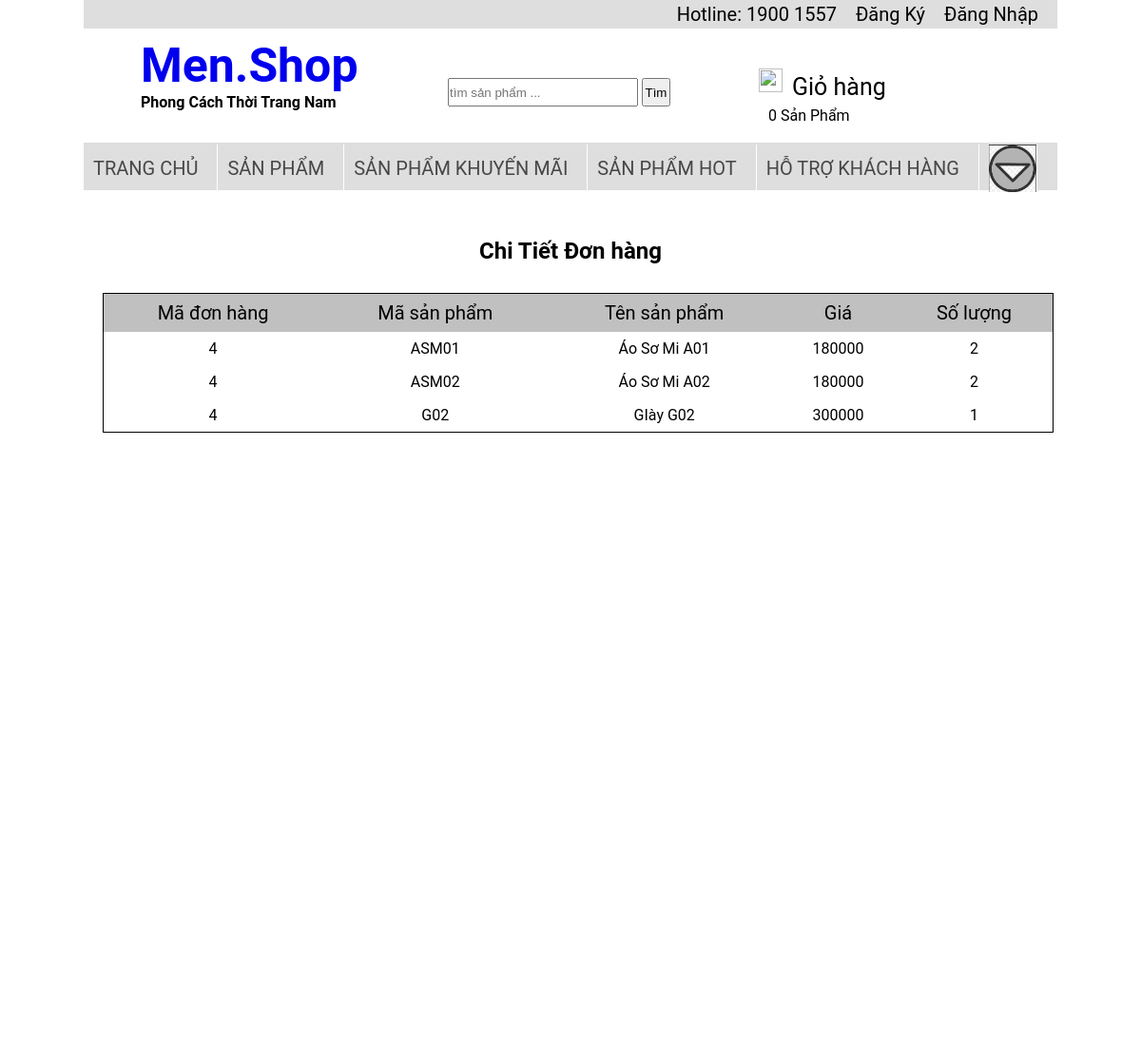
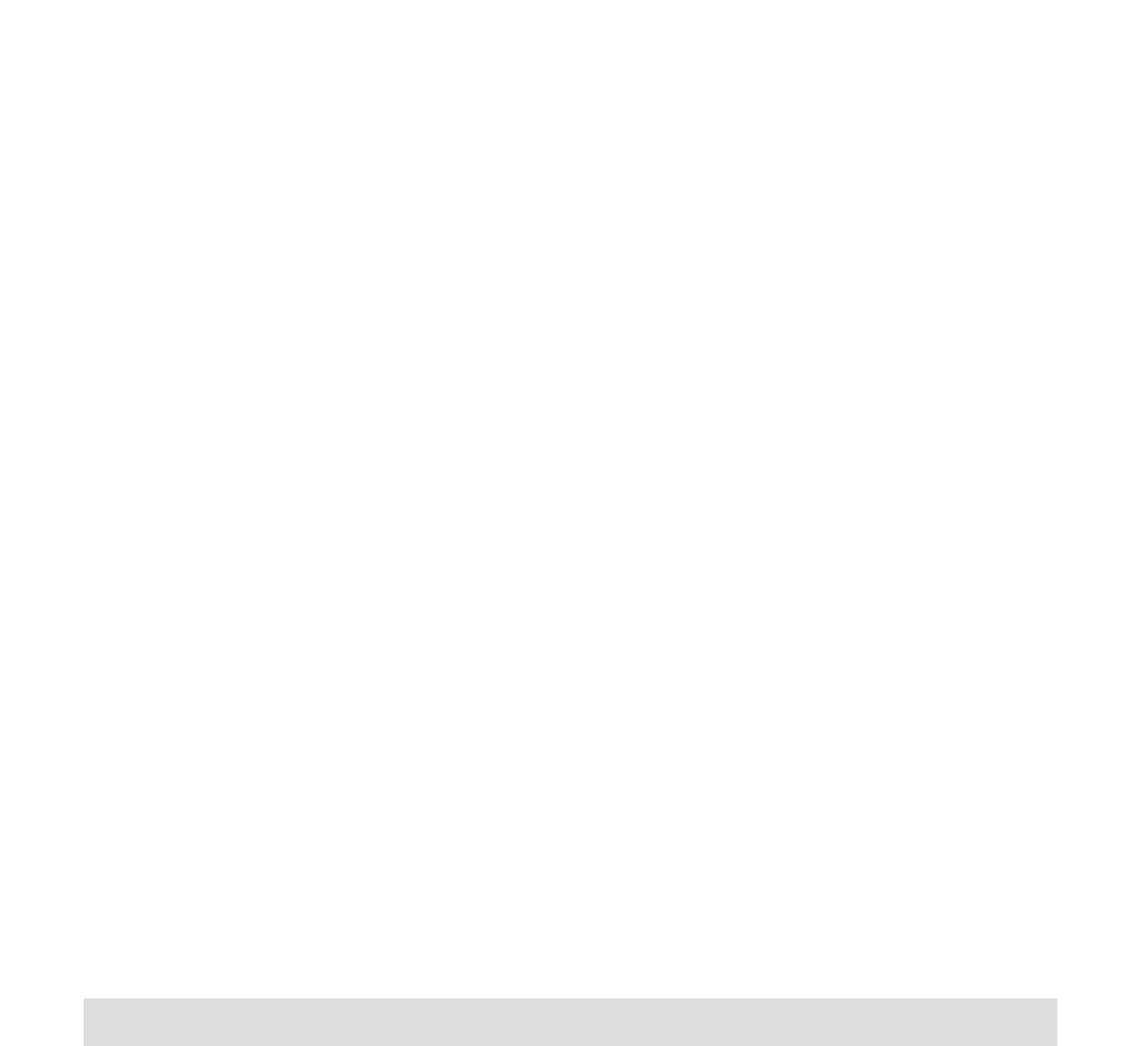
/menshop/ctdh.php?id_dh=4, run on the app's committed database (2 pictures, top to bottom).
### tables this page shows
CREATE TABLE `ctdh` (
  `madh` int(11) NOT NULL,
  `masp` varchar(20) NOT NULL,
  `soluong` int(11) NOT NULL
);

CREATE TABLE `sanpham` (
  `masp` varchar(20) NOT NULL,
  `manhom` varchar(20) NOT NULL,
  `tensp` varchar(50) NOT NULL,
  `anhsp` varchar(50) NOT NULL,
  `gia` int(11) NOT NULL
);

### menshop/ctdh.php (the view, shortened to what this page needs)
<html>
	<head>
	   	<link rel="stylesheet" type="text/css" href="css/style.css" title="style">
	</head>
	<body>
		<div class="container">
            <?php
            include('includes/top.php');
            include('includes/header.php');
            include('includes/menu.php');
            include('includes/mysqli_connect.php');
            ?>
            <?php
                    $id_dh = $_GET['id_dh'];
                    $r_ctdh =mysqli_query($dbc,"select * from ctdh where madh = '".$id_dh."'");
            ?>
            <div class="content">
                <div class="cart">
                    <h2 style="text-align: center; margin-top: 50px;">Chi Tiết Đơn hàng</h2>
                    <table style="border-collapse: collapse;border: 1px solid;; width: 1000px; display: table; margin-left: 20px; margin-top: 30px;">
                        <thead style="background: silver; font-size: 20px; font: bolder;">
                            <tr>
                                <td>Mã đơn hàng</td>
                                <td>Mã sản phẩm</td>
                                <td>Tên sản phẩm</td>
                                <td>Giá</td>
                                <td>Số lượng</td>
                            </tr>
                        </thead>
                        <tbody>
                        <?php
                            while($row = mysqli_fetch_array($r_ctdh)){
                                $q_sp = $row['masp'];
                                $r_sp = mysqli_query($dbc,"select * from sanpham where masp ='".$q_sp."'");
                                $row1 = mysqli_fetch_array($r_sp);
                        ?>
                            <form action="" method="POST">
                                <tr>
                                    <td><?php echo $row['madh']?></td>
                                    <td><?php echo $row['masp']?></td>
                                    <td><?php echo $row1['tensp']?></td>
                                    <td> <?php echo $row1['gia']?></td>
                                    <td><?php echo $row['soluong']?></td>
                                </tr>
                            </form>
                        <?php }
                         ?>
                        </tbody>
                    </table>
                </div>
            </div>
            <?php
             include('includes/footer.php');
    		?>
     </div>
	</body>
</html>

### menshop/css/style.css (style rules this page uses)
body { font-family: "Roboto","segoe ui",Helvetica,Arial,sans-serif; }
* { margin: 0; padding: 0 }
.container { width: 1024px; height: auto; margin: auto; }
.content { width: 1024px;height:1800px; }
.cart table thead tr td { text-align: center; padding: 8px; }
.cart table tbody tr td { text-align: center; padding: 8px; }

### data on the page
ctdh: madh "4", masp "ASM01", masp.tensp "Áo Sơ Mi A01", masp.gia "180000", soluong "2"
ctdh: madh "4", masp "ASM02", masp.tensp "Áo Sơ Mi A02", masp.gia "180000", soluong "2"
ctdh: madh "4", masp "G02", masp.tensp "GIày G02", masp.gia "300000", soluong "1"
